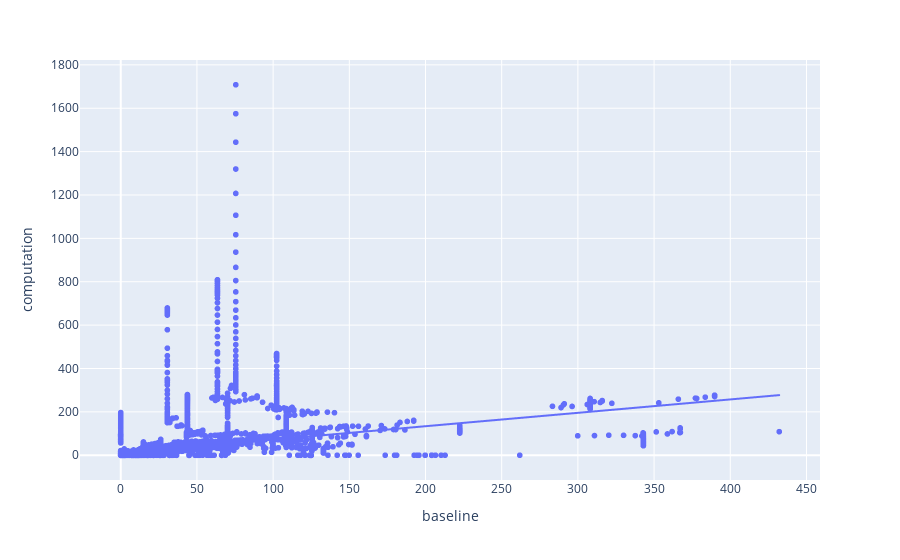

This figure's notebook cell:
### Code cell
X, y = get_X_y_from_data(EW1_model, data_dict)


plot_diagnostic(EW1_model, X, y, 'EW1', hover_data=['ISO'])

### Figure 1 — Plotly figure (JSON) as saved in the notebook; plotly's stock layout.template omitted (floating-point values rounded to 4 significant figures; data arrays with more than 128 entries replaced by an {"elided": "..."} marker saying what was removed)
{"data": [{"customdata": {"elided": "9837x1 str values"}, "hovertemplate": "baseline=%{x}<br>computation=%{y}<br>ISO=%{customdata[0]}<extra></extra>", "legendgroup": "", "marker": {"color": "#636efa", "symbol": "circle"}, "mode": "markers", "name": "", "showlegend": false, "type": "scattergl", "x": {"elided": "9837 float values"}, "xaxis": "x", "y": {"elided": "9837 float values"}, "yaxis": "y"}, {"hovertemplate": "<b>OLS trendline</b><br>computation = 0.617535 * baseline + 10.3606<br>R<sup>2</sup>=0.165307<br><br>baseline=%{x}<br>computation=%{y} <b>(trend)</b><extra></extra>", "legendgroup": "", "marker": {"color": "#636efa", "symbol": "circle"}, "mode": "lines", "name": "", "showlegend": false, "type": "scattergl", "x": {"elided": "9837 float values"}, "xaxis": "x", "y": {"elided": "9837 float values"}, "yaxis": "y"}], "layout": {"legend": {"tracegroupgap": 0}, "margin": {"t": 60}, "xaxis": {"anchor": "y", "domain": [0, 1], "title": {"text": "baseline"}}, "yaxis": {"anchor": "x", "domain": [0, 1], "title": {"text": "computation"}}}}
